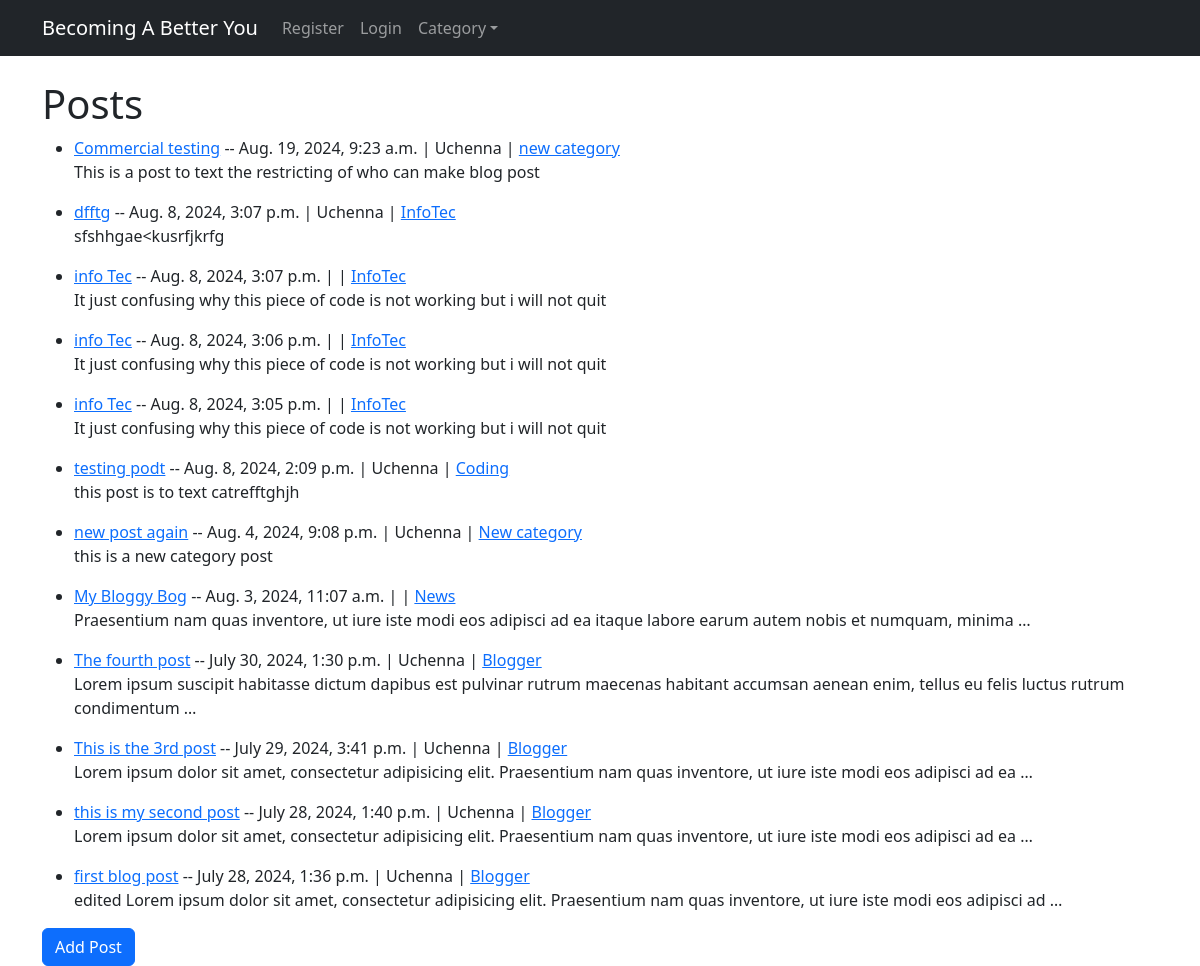
Before: / with the older database file.
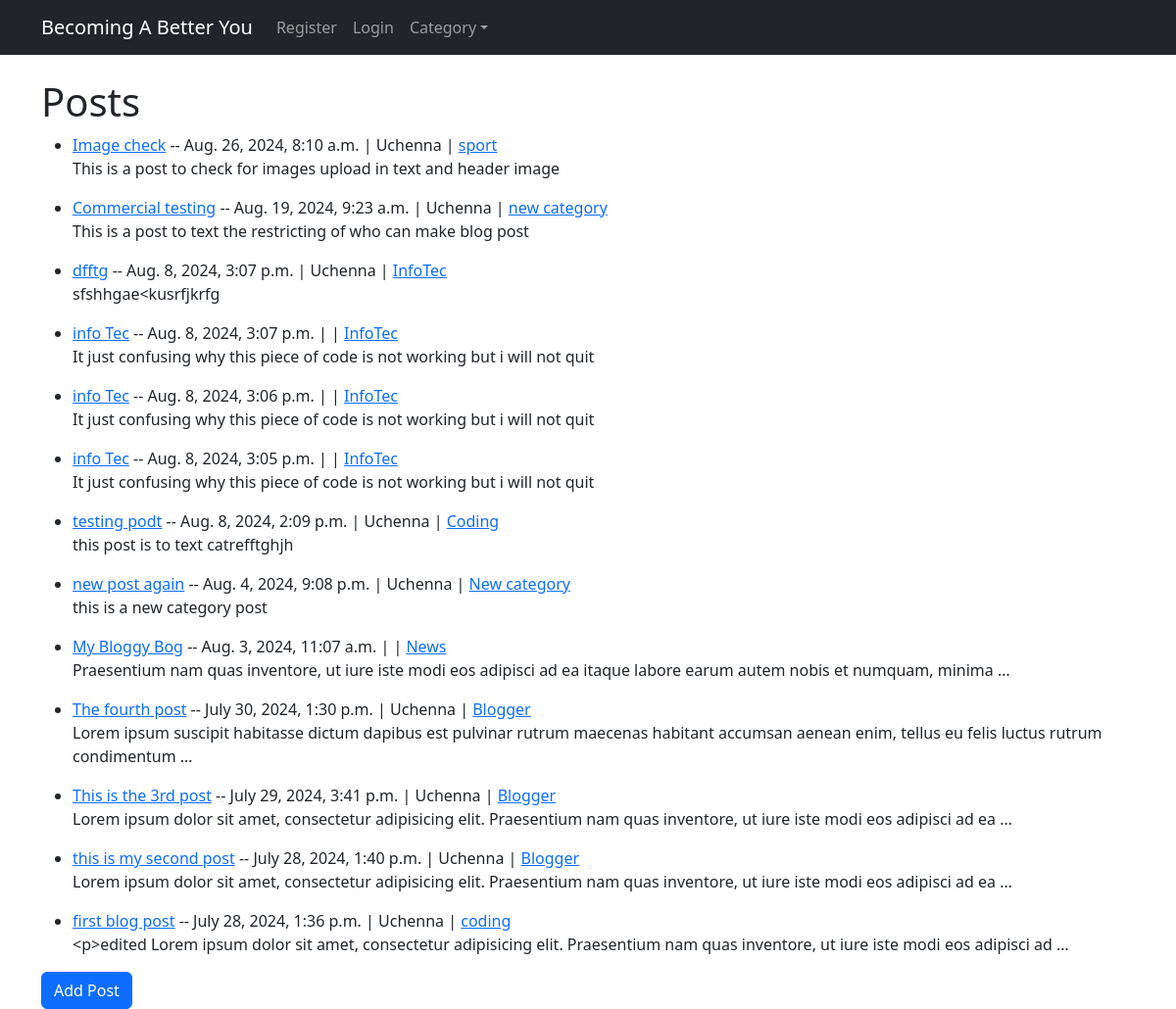
After: the same page with the newer database file.
### blog/models.py (models this page shows, shortened)
class Post(models.Model):
    title = models.CharField(max_length=255)
    body =RichTextField(blank=True, null=True)
    author = models.ForeignKey(User, on_delete=models.CASCADE)
    created = models.DateTimeField(auto_now_add=True)
    category = models.CharField(max_length=255, default="Sports")
    likes = models.ManyToManyField(User, related_name='blog_posts')
    header_image = models.ImageField(blank=True, upload_to='images/')

### blog/views.py (the view)
# urls.py: path('', HomeView.as_view(), name='home'), #class based view
class HomeView(ListView):
    model = Post
    template_name = 'home.html'
    ordering = ['created']
    def get_context_data(self, *args, **kwargs):
        cat_menu = Category.objects.all()
        context = super(HomeView, self).get_context_data(*args, **kwargs)
        context["cat_menu"]= cat_menu
        return (context)

### blog/models.py (called while the page is built)
    def __str__(self):
        return self.catName

### templates/home.html
{% extends 'base.html' %}
{% block content %}
<h1>Posts</h1>
<ul>
{% for post in object_list reversed %}
<li>
    <a href="{% url 'article_details' post.pk %}">{{post.title}}</a> -- {{post.created}}
    | {{post.author.first_name}} | <a href="{% url 'category' post.category|slugify %}">{{post.category}}</a>
    <br> {{post.body|truncatewords:20}} <p></p>
</li>
    {% endfor %}
</ul>
<a href="{% url 'add_post' %}" class = "btn btn-primary">Add Post</a>
{% endblock %}

Changed rows visible on the page:
added Post: title "Image check", created "Aug. 26, 2024, 8:10 a.m.", author.first_name "Uchenna", category "sport", body "This is a post to check for images upload in text and header image"
changed Post "first blog post": category "Blogger" → "coding"; body "edited Lorem ipsum dolor sit amet, consectetur adipisicing elit. Praesentium nam quas inventore, ut iure iste modi eos adipisci ad …" → "<p>edited Lorem ipsum dolor sit amet, consectetur adipisicing elit. Praesentium nam quas inventore, ut iure iste modi eos adipisci ad …"
